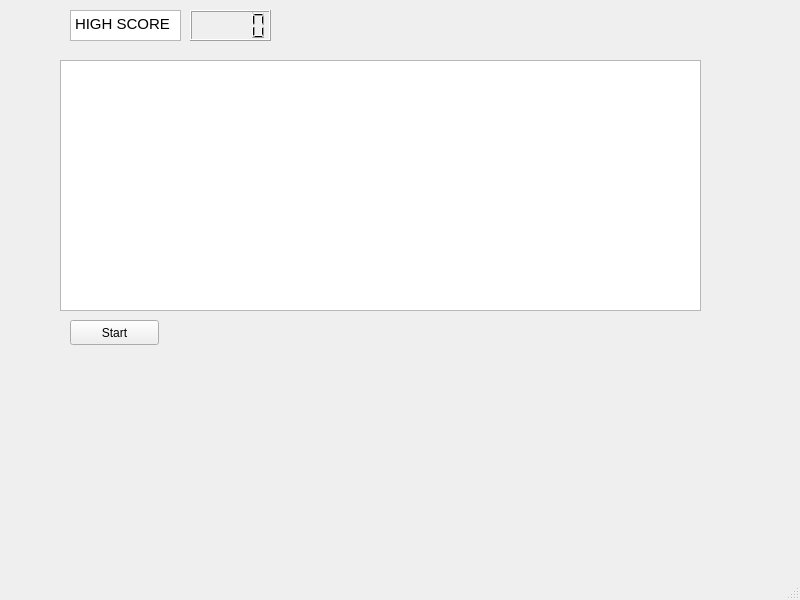
<?xml version="1.0" encoding="UTF-8"?>
<ui version="4.0">
 <class>Laberinto</class>
 <widget class="QMainWindow" name="Laberinto">
  <property name="geometry">
   <rect>
    <x>0</x>
    <y>0</y>
    <width>800</width>
    <height>600</height>
   </rect>
  </property>
  <property name="windowTitle">
   <string>Laberinto</string>
  </property>
  <widget class="QWidget" name="centralwidget">
   <widget class="QGraphicsView" name="graphicsView">
    <property name="geometry">
     <rect>
      <x>60</x>
      <y>60</y>
      <width>641</width>
      <height>251</height>
     </rect>
    </property>
   </widget>
   <widget class="QTextBrowser" name="textBrowser">
    <property name="geometry">
     <rect>
      <x>70</x>
      <y>10</y>
      <width>111</width>
      <height>31</height>
     </rect>
    </property>
    <property name="html">
     <string>&lt;!DOCTYPE HTML PUBLIC &quot;-//W3C//DTD HTML 4.0//EN&quot; &quot;http://www.w3.org/TR/REC-html40/strict.dtd&quot;&gt;
&lt;html&gt;&lt;head&gt;&lt;meta name=&quot;qrichtext&quot; content=&quot;1&quot; /&gt;&lt;style type=&quot;text/css&quot;&gt;
p, li { white-space: pre-wrap; }
&lt;/style&gt;&lt;/head&gt;&lt;body style=&quot; font-family:'Ubuntu'; font-size:11pt; font-weight:400; font-style:normal;&quot;&gt;
&lt;p style=&quot; margin-top:0px; margin-bottom:0px; margin-left:0px; margin-right:0px; -qt-block-indent:0; text-indent:0px;&quot;&gt;HIGH SCORE&lt;/p&gt;&lt;/body&gt;&lt;/html&gt;</string>
    </property>
   </widget>
   <widget class="QLCDNumber" name="lcdNumber">
    <property name="geometry">
     <rect>
      <x>190</x>
      <y>10</y>
      <width>81</width>
      <height>31</height>
     </rect>
    </property>
   </widget>
   <widget class="QPushButton" name="pushButtonStart">
    <property name="geometry">
     <rect>
      <x>70</x>
      <y>320</y>
      <width>89</width>
      <height>25</height>
     </rect>
    </property>
    <property name="text">
     <string>Start</string>
    </property>
   </widget>
  </widget>
  <widget class="QMenuBar" name="menubar">
   <property name="geometry">
    <rect>
     <x>0</x>
     <y>0</y>
     <width>800</width>
     <height>22</height>
    </rect>
   </property>
  </widget>
  <widget class="QStatusBar" name="statusbar"/>
 </widget>
 <resources/>
 <connections/>
</ui>
